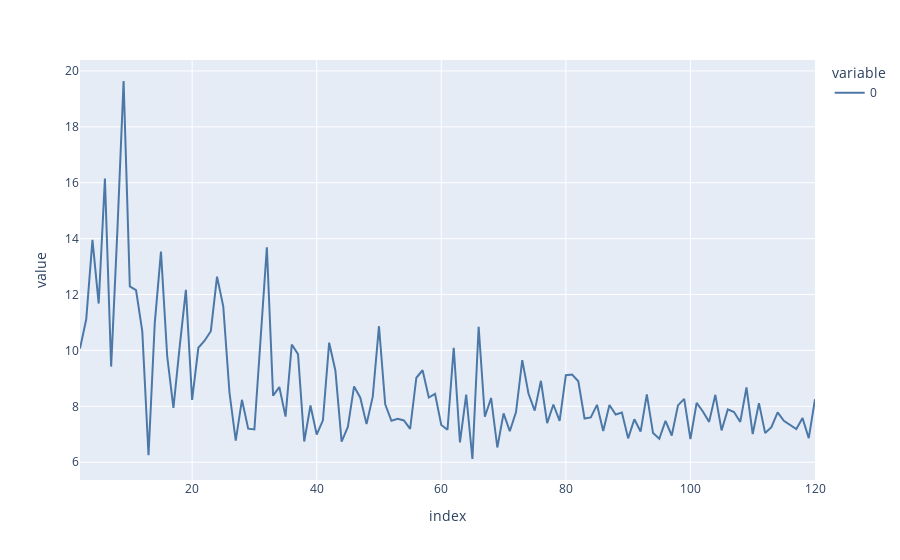

This figure's notebook cell:
### Code cell
fig = px.line((graph["2D"] - graph["Perfect"]) * 100 / (graph["PV_only"] - graph["Perfect"]))
fig.show()

### Figure 1 — Plotly figure (JSON) as saved in the notebook; plotly's stock layout.template omitted (floating-point values rounded to 4 significant figures)
{"data": [{"hovertemplate": "variable=0<br>index=%{x}<br>value=%{y}<extra></extra>", "legendgroup": "0", "line": {"color": "#4C78A8", "dash": "solid"}, "marker": {"symbol": "circle"}, "mode": "lines", "name": "0", "orientation": "v", "showlegend": true, "type": "scatter", "x": [2, 3, 4, 5, 6, 7, 8, 9, 10, 11, 12, 13, 14, 15, 16, 17, 18, 19, 20, 21, 22, 23, 24, 25, 26, 27, 28, 29, 30, 31, 32, 33, 34, 35, 36, 37, 38, 39, 40, 41, 42, 43, 44, 45, 46, 47, 48, 49, 50, 51, 52, 53, 54, 55, 56, 57, 58, 59, 60, 61, 62, 63, 64, 65, 66, 67, 68, 69, 70, 71, 72, 73, 74, 75, 76, 77, 78, 79, 80, 81, 82, 83, 84, 85, 86, 87, 88, 89, 90, 91, 92, 93, 94, 95, 96, 97, 98, 99, 100, 101, 102, 103, 104, 105, 106, 107, 108, 109, 110, 111, 112, 113, 114, 115, 116, 117, 118, 119, 120], "xaxis": "x", "y": [10.07, 11.11, 13.96, 11.68, 16.15, 9.422, 14.28, 19.64, 12.29, 12.15, 10.68, 6.246, 10.97, 13.53, 9.792, 7.941, 10.13, 12.17, 8.226, 10.09, 10.35, 10.69, 12.64, 11.58, 8.485, 6.77, 8.232, 7.202, 7.173, 10.54, 13.69, 8.382, 8.689, 7.632, 10.21, 9.865, 6.74, 8.028, 6.989, 7.5, 10.28, 9.283, 6.735, 7.264, 8.712, 8.309, 7.362, 8.344, 10.87, 8.073, 7.481, 7.553, 7.495, 7.196, 9.023, 9.291, 8.315, 8.445, 7.331, 7.161, 10.1, 6.706, 8.416, 6.115, 10.85, 7.627, 8.298, 6.526, 7.749, 7.11, 7.796, 9.655, 8.457, 7.846, 8.914, 7.397, 8.065, 7.483, 9.115, 9.136, 8.897, 7.563, 7.604, 8.053, 7.114, 8.045, 7.707, 7.777, 6.852, 7.539, 7.096, 8.428, 7.041, 6.84, 7.48, 6.956, 8.033, 8.264, 6.829, 8.123, 7.813, 7.443, 8.411, 7.137, 7.889, 7.796, 7.441, 8.673, 7.007, 8.113, 7.042, 7.252, 7.785, 7.482, 7.339, 7.186, 7.578, 6.859, 8.252], "yaxis": "y"}], "layout": {"autosize": true, "legend": {"title": {"text": "variable"}, "tracegroupgap": 0}, "margin": {"t": 60}, "xaxis": {"anchor": "y", "autorange": true, "domain": [0, 1], "range": [2, 120], "title": {"text": "index"}, "type": "linear"}, "yaxis": {"anchor": "x", "autorange": true, "domain": [0, 1], "range": [5.363, 20.39], "title": {"text": "value"}, "type": "linear"}}}
